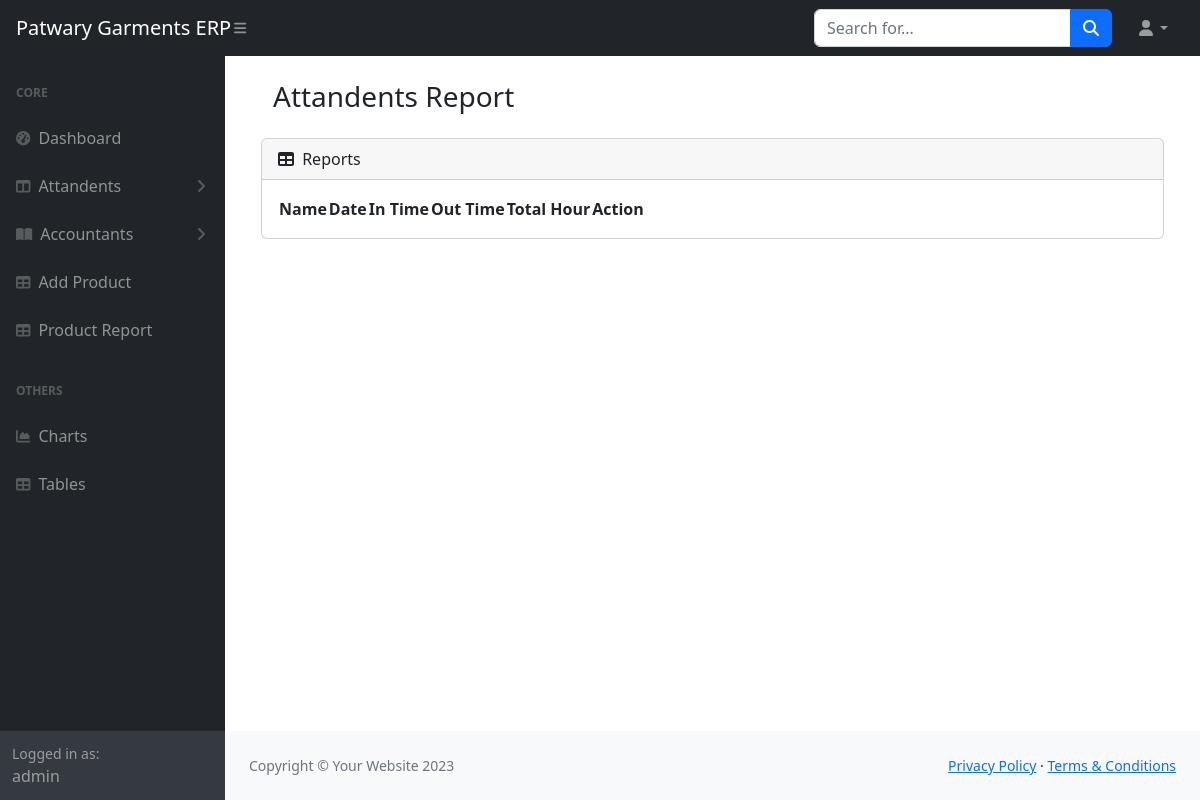
/attandents-report (signed in), run on an earlier commit of the app's database.
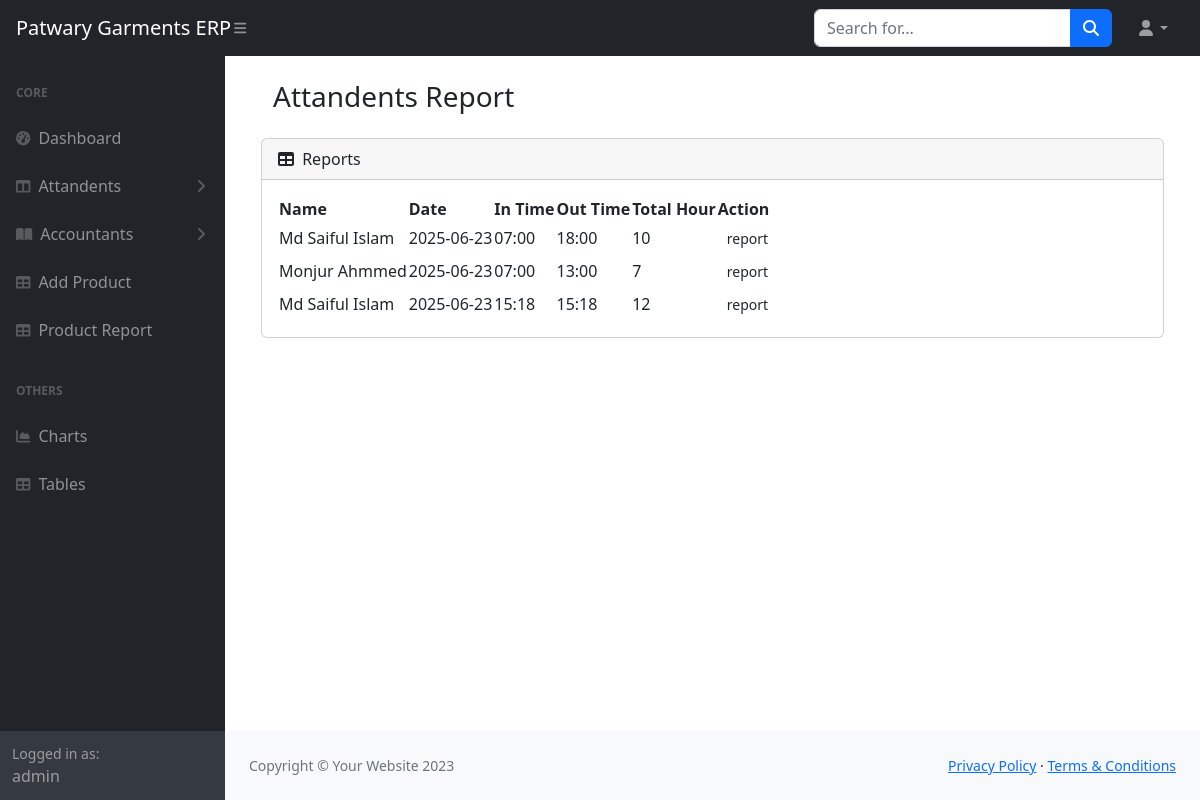
And on a later commit of the database.
### core/models.py (models this page shows, shortened)
class Atandents(models.Model):
    name = models.CharField(max_length=250)
    date = models.CharField(max_length=250)
    entry = models.CharField(max_length=250,null=True,blank=True)
    out = models.CharField(max_length=250,blank=True, null=True)
    total_hour = models.IntegerField()
    author = models.ForeignKey(User, on_delete=models.CASCADE,null=True,blank=True)
    employee = models.ForeignKey(Employees,on_delete=models.CASCADE,null=True,blank=True)

### core/views.py (the view)
# urls.py: path('attandents-report',attandentsReport,name="attandents_Report"),
def attandentsReport(request):
     if request.user.is_authenticated:
        attandentsReport = Atandents.objects.order_by("-id")
        return render(request,'core/attandents_report.html',locals())
     else:
        return redirect('signin')

### core/templates/core/attandents_report.html (shortened to what this page needs)
{% extends "base/base.html" %} {% load static %}  {% block body %}
<main>
  <div class="container">
    <div class="row justify-content-center p-4">
      <div class="row mb-3">
        <div class="col-12">
          <h3>Attandents Report</h3>
        </div>
      </div>
      <div class="col-12">
        <div class="card mb-4">
      <div class="card-header">
        <i class="fas fa-table me-1"></i>
        Reports
      </div>
      <div class="card-body">
        <table id="datatablesSimple">
          <thead>
            <tr>
              <th>Name</th>
              <th>Date</th>
              <th>In Time</th>
              <th>Out Time</th>
              <th>Total Hour</th>
              <th>Action</th>
            </tr>
          </thead>
          <tbody>
            {% for attandentsreport in attandentsReport %}
            <tr>
              <td> {{attandentsreport.name}} </td>
              <td>{{attandentsreport.date}}</td>
              <td>{{attandentsreport.entry}}</td>
              <td>{{attandentsreport.out}}</td>
              <td>{{attandentsreport.total_hour}}</td>
              <td> <a class="btn btn-sm " href="">report</a> </td>
            </tr>
            {% endfor %}
          </tbody>
        </table>
      </div>
    </div>
    </div>
  </div>
</main>
{% endblock body %}

What changed in the data, as far as the page shows it:
added Atandents: name "Md Saiful Islam", date "2025-06-23", entry "07:00", out "18:00", total_hour "10"
added Atandents: name "Monjur Ahmmed", date "2025-06-23", entry "07:00", out "13:00", total_hour "7"
added Atandents: name "Md Saiful Islam", date "2025-06-23", entry "15:18", out "15:18", total_hour "12"
